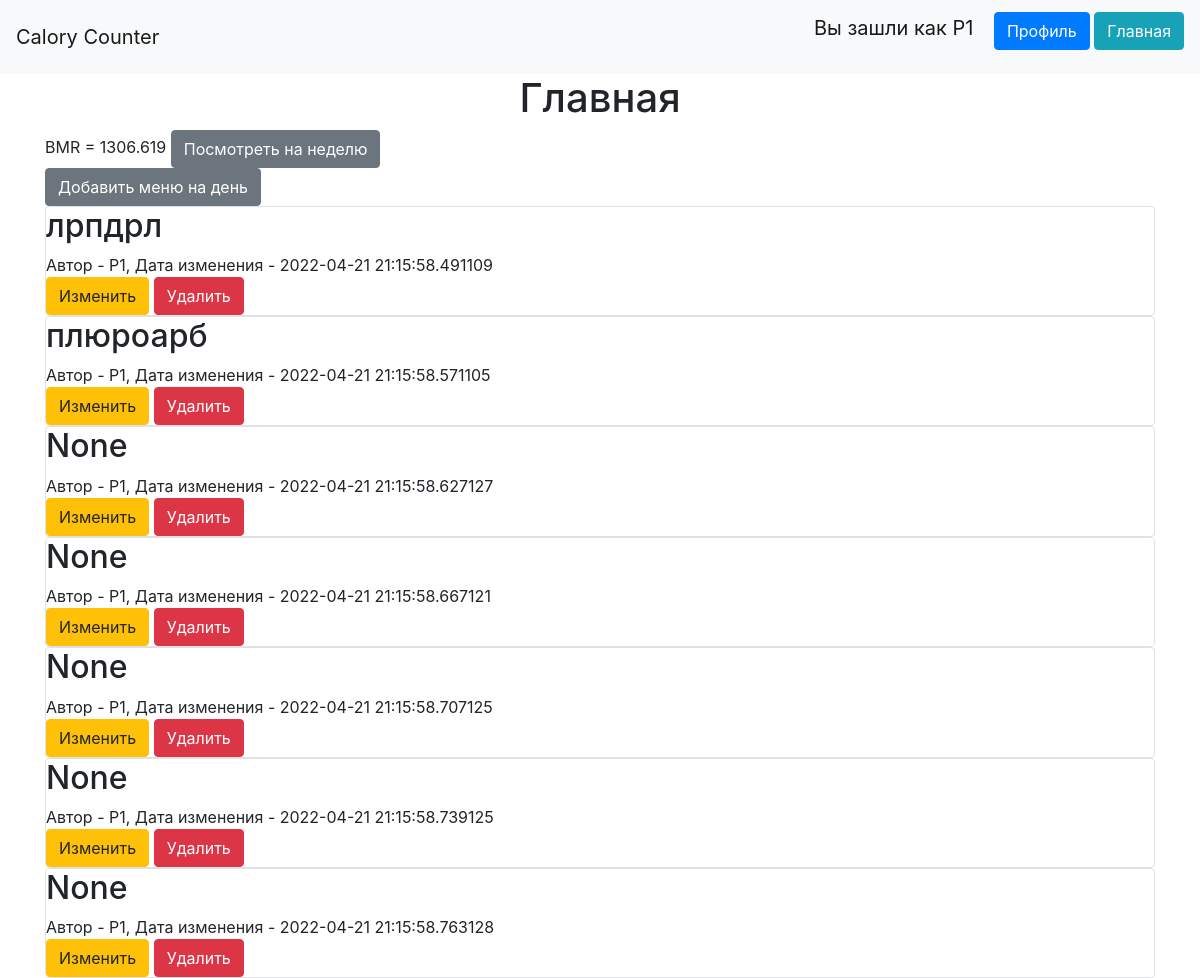
Screenshot of / (signed in) with the database file from the repository.
### data/users.py (models this page shows, shortened)
class User(SqlAlchemyBase, UserMixin, SerializerMixin):
    __tablename__ = 'users'
    id = sqlalchemy.Column(sqlalchemy.Integer,
                           primary_key=True, autoincrement=True)
    name = sqlalchemy.Column(sqlalchemy.String, nullable=True)
    about = sqlalchemy.Column(sqlalchemy.String, nullable=True)
    email = sqlalchemy.Column(sqlalchemy.String,
                              index=True, unique=True, nullable=True)
    age = sqlalchemy.Column(sqlalchemy.Integer)
    weight = sqlalchemy.Column(sqlalchemy.Integer)
    height = sqlalchemy.Column(sqlalchemy.Integer)
    gender = sqlalchemy.Column(sqlalchemy.String)
    hashed_password = sqlalchemy.Column(sqlalchemy.String, nullable=True)
    created_date = sqlalchemy.Column(sqlalchemy.DateTime,
                                     default=datetime.datetime.now)
    entered_details = sqlalchemy.Column(sqlalchemy.Boolean, default=False)
    activities = orm.relation("Activities", back_populates='user')

### data/activities.py (models this page shows)
class Activities(SqlAlchemyBase, SerializerMixin):
    __tablename__ = 'activities'
    id = sqlalchemy.Column(sqlalchemy.Integer,
                           primary_key=True, autoincrement=True)
    n = sqlalchemy.Column(sqlalchemy.String)
    date = sqlalchemy.Column(sqlalchemy.String)
    breakfast = sqlalchemy.Column(sqlalchemy.String, nullable=True)
    lunch = sqlalchemy.Column(sqlalchemy.String, nullable=True)
    dinner = sqlalchemy.Column(sqlalchemy.String, nullable=True)
    other_gains = sqlalchemy.Column(sqlalchemy.Integer, nullable=True)
    lost = sqlalchemy.Column(sqlalchemy.Integer, nullable=True)
    note = sqlalchemy.Column(sqlalchemy.String, nullable=True)
    created_date = sqlalchemy.Column(sqlalchemy.DateTime,
                                     default=datetime.datetime.now)
    is_private = sqlalchemy.Column(sqlalchemy.Boolean, default=True)
    user_id = sqlalchemy.Column(sqlalchemy.Integer,
                                sqlalchemy.ForeignKey("users.id"))
    user = orm.relation('User')
    is_published = sqlalchemy.Column(sqlalchemy.Boolean, default=True)

### main.py (the view)
@app.route("/")
def index():
    db_sess = db_session.create_session()
    bmr = 0
    if current_user.is_authenticated:
        if not current_user.entered_details:
            return redirect('/details')
        activities = db_sess.query(Activities).filter(
            (Activities.user == current_user) | (Activities.is_private is not True))
        cs = {
            'M': [66.5, 13.75, 5.003, 6.75],
            'F': [655.1, 9.563, 1.850, 4.676]
        }
        c = cs[current_user.gender]
        bmr = c[0] + c[1] * current_user.weight + c[2] * current_user.height - c[3] * current_user.age
    else:
        activities = db_sess.query(Activities).filter(Activities.is_private is not True)
    return render_template("index.html", activities=activities, bmr=bmr)

### data/db_session.py (called while the page is built)
def create_session() -> Session:
    global __factory
    return __factory()

### main.py (called while the page is built)
@login_manager.user_loader
def load_user(user_id):
    db_sess = db_session.create_session()
    return db_sess.query(User).get(user_id)

### templates/index.html
{% extends "base.html" %}
{% block content %}
{% if not current_user.is_authenticated %}
    <br>
    <br>
    <br>
    <br>
    <br>
    <h1 style="text-align: center">Добро пожаловать в Calory Counter</h1>
{% else %}
    <h1 style="text-align: center">Главная</h1>
    <p1>BMR = {{bmr}}</p1>
    <a href="/week" class="btn btn-secondary">Посмотреть на неделю</a>
    <br>
    <a href="/activities" class="btn btn-secondary">Добавить меню на день</a>
    {% for item in activities%}
    <div class="col-md6 border rounded">
        <h2>{{item.date}}</h2>
        <div>
            Автор - {{item.user.name}}, Дата изменения - {{item.created_date}}
        </div>
        {% if current_user.is_authenticated and current_user == item.user %}
        <div>
            <a href="/activities/{{ item.id }}" class="btn btn-warning">
                Изменить
            </a>
            <a href="/activities_delete/{{ item.id }}" class="btn btn-danger">
                Удалить
            </a>
        </div>
        {% endif %}
    </div>
    {% endfor %}
{% endif %}
{% endblock %}

### templates/base.html (shortened to what this page needs)
<!doctype html>
<html lang="en">
<head>
    <link rel="stylesheet"
          href="https://stackpath.bootstrapcdn.com/bootstrap/4.4.1/css/bootstrap.min.css"
>
</head>
<body>
<header>
    <nav class="navbar navbar-light bg-light">
        <a class="navbar-brand" href="/">Calory Counter</a>
        {% if current_user.is_authenticated %}
            <p>
                <a class="navbar-brand" href="/logout">Вы зашли как {{ current_user.name }}</a>
                <a class="btn btn-primary" href="/profile/{{current_user.id}}">Профиль</a>
                <a class="btn btn-info" href="/">Главная</a>
            </p>
        {% else %}
            <p>
                <a class="btn btn-primary " href="/register">Зарегистрироваться</a>
                <a class="btn btn-success" href="/login">Войти</a>
            </p>
        {% endif %}
    </nav>
</header>
<main role="main" class="container">
    {% block content %}{% endblock %}
</main>
</body>
</html>

### rows the page displays
User: name "P1"
Activities: date "лрпдрл", user.name "P1", created_date "2022-04-21 21:15:58.491109"
Activities: date "плюроарб", user.name "P1", created_date "2022-04-21 21:15:58.571105"
Activities: date "None", user.name "P1", created_date "2022-04-21 21:15:58.627127"
Activities: date "None", user.name "P1", created_date "2022-04-21 21:15:58.667121"
Activities: date "None", user.name "P1", created_date "2022-04-21 21:15:58.707125"
Activities: date "None", user.name "P1", created_date "2022-04-21 21:15:58.739125"
Activities: date "None", user.name "P1", created_date "2022-04-21 21:15:58.763128"

### other values shown
{{ bmr }} "1306.619"
